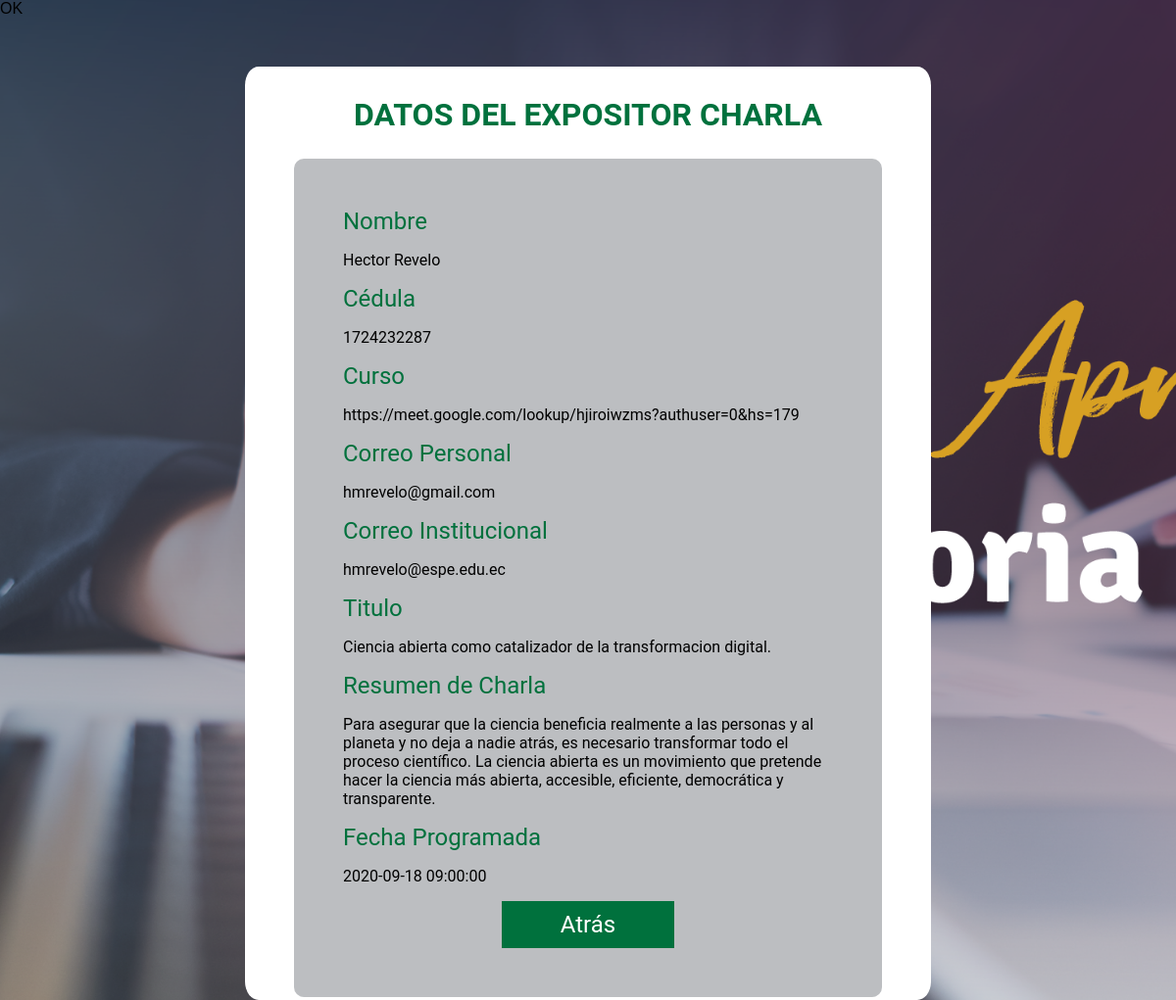
Screenshot of /leer_charla.php?id=2 with the database file from the repository.
### tables this page shows
CREATE TABLE `ponente_charla` (
  `ID_CHARLA` int(11) NOT NULL,
  `ID_CARRERA` int(11) DEFAULT NULL,
  `NOMBRE_CHARLA` varchar(20) NOT NULL,
  `APELLIDO_CHARLA` varchar(20) NOT NULL,
  `CEDULA_CHARLA` varchar(10) NOT NULL,
  `SALA_CHARLA` varchar(250) DEFAULT NULL,
  `CORREOPER_CHARLA` varchar(30) NOT NULL,
  `CORREOINS_CHARLA` varchar(30) NOT NULL,
  `TITULO_CHARLA` varchar(100) NOT NULL,
  `RESUMEN_CHARLA` varchar(300) NOT NULL,
  `FECHAPRE_CHARLA` datetime DEFAULT NULL
);

### leer_charla.php (the view, shortened to what this page needs)
<?php
require_once "conexion.php";
if (isset($_GET['id']) && !empty(trim($_GET["id"]))) {
    $query = 'SELECT * FROM ponente_charla WHERE ID_CHARLA=?';
    if($stmt = $conn->prepare($query)){
        $stmt -> bind_param('i', $_GET['id']);
        if($stmt->execute()){
            $result = $stmt->get_result();
            if($result->num_rows == 1){
                $row = $result -> fetch_array(MYSQLI_ASSOC);
                $nombre_cha = $row['NOMBRE_CHARLA'];
                $apellido_cha = $row['APELLIDO_CHARLA'];
                $cedula_cha = $row['CEDULA_CHARLA'];
                $sala_cha = $row['SALA_CHARLA'];
                $correoper_cha = $row['CORREOPER_CHARLA'];
                $correoins_cha = $row['CORREOINS_CHARLA'];
                $titulo_cha = $row['TITULO_CHARLA'];
                $resumen_cha = $row['RESUMEN_CHARLA'];
                $fecha_cha = $row['FECHAPRE_CHARLA'];
            } else{
                echo 'Error! No existen resultados.';
                exit();
            }
        } else {
            echo "Error! Revise la conexión con la base de datos.";
            exit();
        }
    }
}else{
    echo "Error! Intente más tarde.";
    exit();
}
?>
<!DOCTYPE html>
<html lang="en">
<head>
</head>
<link rel="stylesheet" type="text/css" href="css/styles-leer.css">
<body>
<section class="contenido_tabla">
    <div>
        <h2>DATOS DEL EXPOSITOR CHARLA</h2>
    </div>
    <div class="datos">
        <div>
            <label>Nombre</label>
            <p><?php echo $nombre_cha . " " . $apellido_cha ?></p>
        </div>
        <div>
            <label>Cédula</label>
            <p><?php echo $cedula_cha ?></p>
        </div>
        <div>
            <label>Curso</label>
            <p><?php echo $sala_cha ?></p>
        </div>
        <div>
            <label>Correo Personal</label>
            <p><?php echo $correoper_cha ?></p>
        </div>
        <div>
            <label>Correo Institucional</label>
            <p><?php echo $correoins_cha ?></p>
        </div>
        <div>
            <label>Titulo</label>
            <p><?php echo $titulo_cha ?></p>
        </div>
        <div>
            <label>Resumen de Charla</label>
            <p><?php echo $resumen_cha ?></p>
        </div>
        <div>
            <label>Fecha Programada</label>
            <p><?php echo $fecha_cha ?></p>
        </div>
        <button><a href="indexadmin.php">Atrás</button>
    </div>
</section>
</body>
</html>

### css/styles-leer.css (style rules this page uses)
body { font-family: 'Montserrat', sans-serif; margin: 0; background: url(../img/proyectos.png); background-size: cover; background-attachment: fixed; }
* { box-sizing: border-box; }
h2 { font-family: "Roboto", sans-serif; font-size: 2em; text-align: center; font-style: bold; color: #00713d; }
p { font-family: "Roboto", sans-serif; font-size: 1em; font-style: bold; color: black; }
label { font-family: "Roboto", sans-serif; padding-top: 10px; text-decoration: none; text-align: center; font-size: 1.5em; color: #00713d; }
.datos { padding: 50px; border-radius: 10px; max-width: 600px; background-color: #454b525b; margin: 0 auto; }
a { font-family: "Roboto", sans-serif; padding-top: 10px; text-decoration: none; text-align: center; font-size: 1.5em; margin: 0 auto; color: white; }
button { display: block; background-color: #00713d; margin: 0 auto; padding: 10px 60px 10px 60px; border: 0; font-size: 1em; font-family: "Roboto", sans-serif; }
@media (min-width:768px) { .contenido_tabla { margin: auto; width: 700px; margin-top: 150pz; border-radius: 2%; background: #fff; margin-top: 50px; padding: 3px; } }

### rows the page displays
ponente_charla: NOMBRE_CHARLA "Hector", APELLIDO_CHARLA "Revelo", CEDULA_CHARLA "1724232287", SALA_CHARLA "https://meet.google.com/lookup/hjiroiwzms?authuser=0&hs=179", CORREOPER_CHARLA "hmrevelo@gmail.com", CORREOINS_CHARLA "hmrevelo@espe.edu.ec", TITULO_CHARLA "Ciencia abierta como catalizador de la transformacion digital.", RESUMEN_CHARLA "Para asegurar que la ciencia beneficia realmente a las personas y al planeta y no deja a nadie atrás, es necesario transformar todo el proceso científico. La ciencia abierta es un movimiento que pretende hacer la ciencia más abierta, accesible, eficiente, democrática y transparente.", FECHAPRE_CHARLA "2020-09-18 09:00:00"
